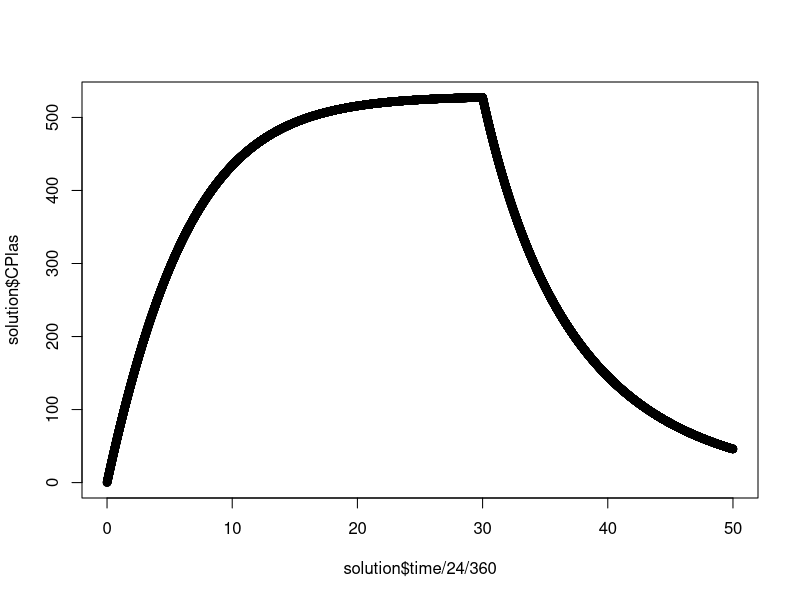
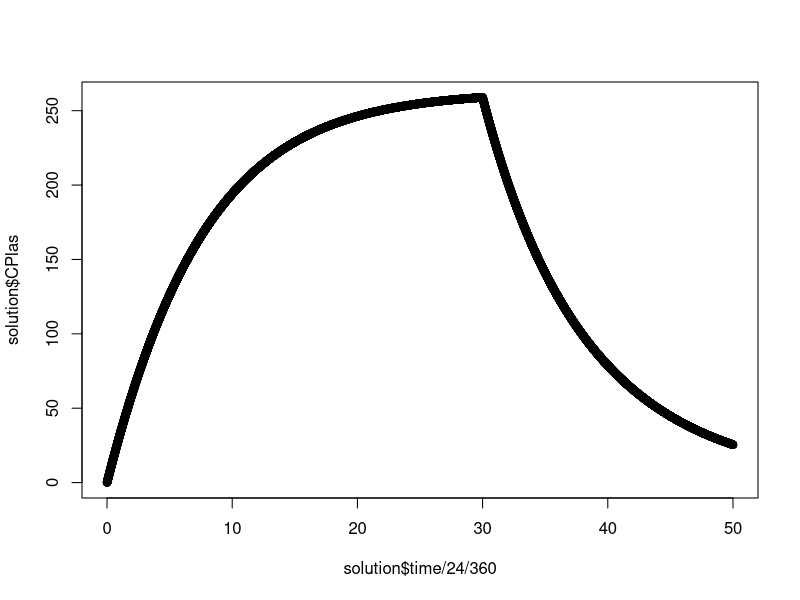
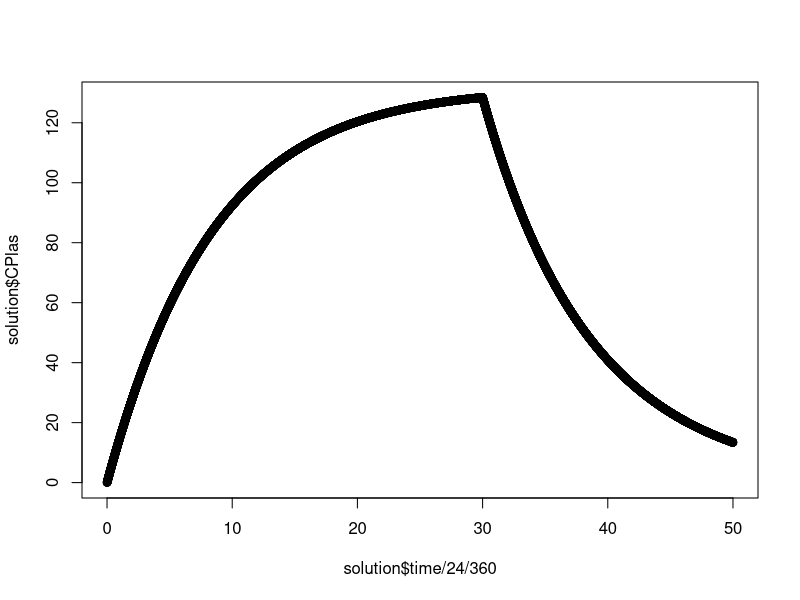
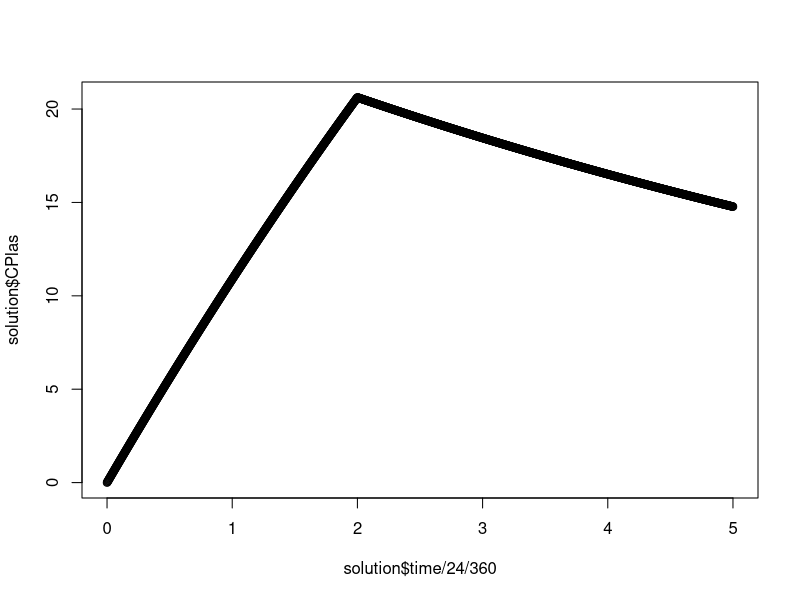
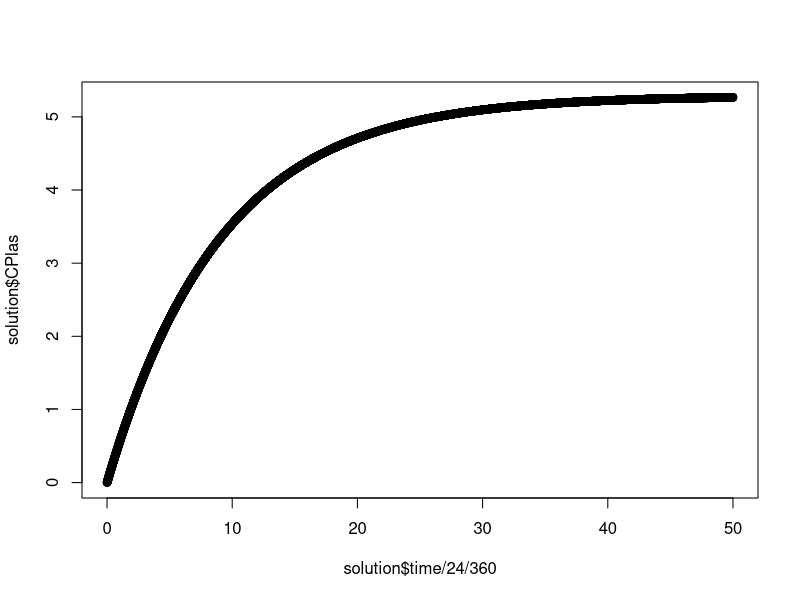
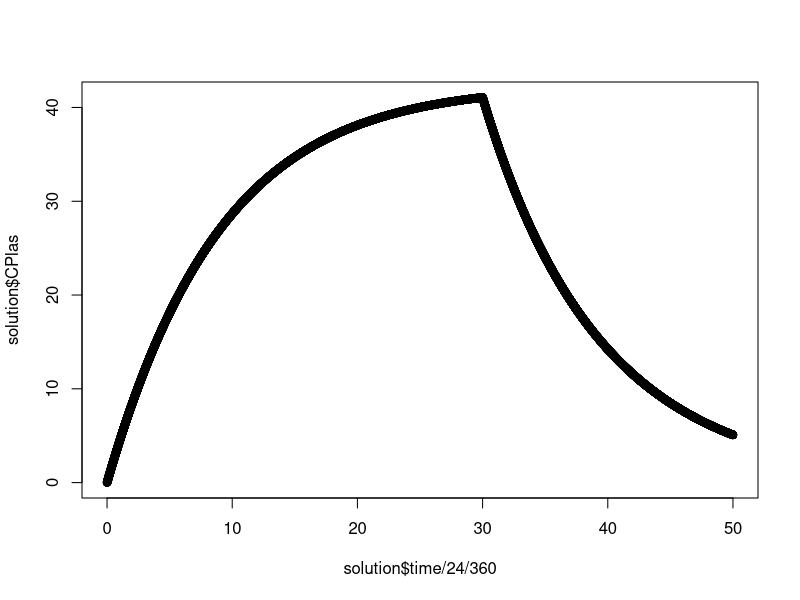
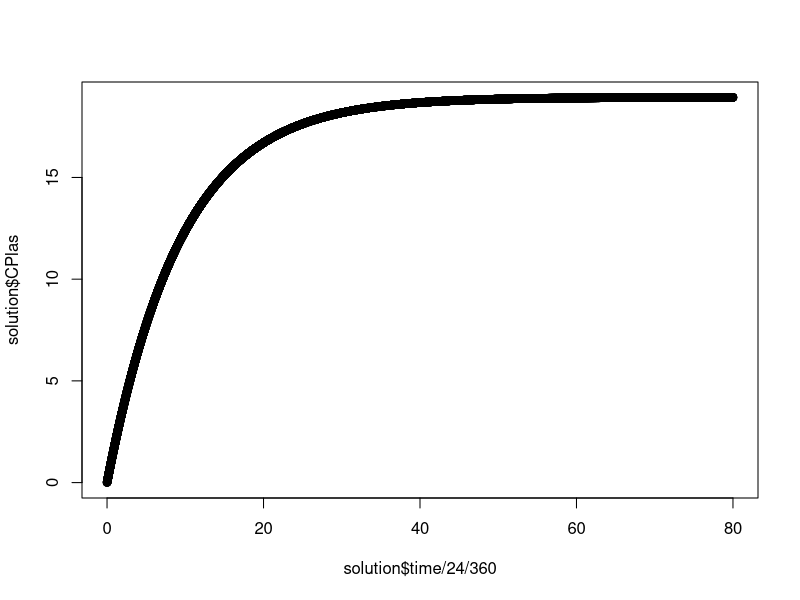

Recreate these plots in R, in order.
library(deSolve)
setwd('C:/Users/vassi/Documents/GitHub/PFAS_PBK_models/Loccisano et al.2011/Human_model')

create.params <- function(user_input){
  with(as.list(user_input),{
    # Physiological parameters (from Brown, et al 1997)
    #fractional blood flows
    QCC = 12.5 		# Cardiac blood output (L/h/kg^0.75)
    QFC = 0.052		# Fraction cardiac output going to fat
    QLC = 0.25 		# Fraction cardiac output going to liver
    QKC = 0.175		# Fraction cardiac output going to kidney
    #QfilC = 0.035		# Fraction cardiac output to the filtrate compartment (20% of kidney blood flow)
    QSkC = 0.058	# Fraction cardiac output going to skin
    QGC = 0.181		# Fraction cardiac output going to gut
    
    #fractional tissue volumes
    VLC = 0.026		# Fraction liver volume
    VFC = 0.214		# Fraction fat volume
    VKC = 0.004		# Fraction kidney volume
    VfilC = 0.0004	# Fraction filtrate compartment volume (10% of kidney volume)
    VGC = 0.0171		# Fraction gut volume
    VPlasC = 0.0428	# Fraction plasma volume (58% of blood)
    Htc = 0.44    # hematocrit
    
    # for dermal exposure
    # Dermal exposure
    Dermconc <- 0.0		# Dermal concentration (mg/mL)
    Dermvol <- 0.0		  # Dermal exposure volume (mL)
    Dermdose <- Dermconc*Dermvol*1000  # (ug)
    Skinarea = 5		#Exposed area on skin (cm^2)
    SkinTarea = 9.1*((BW*1000)**0.666)	  # Total area of skin (cm^2)
    Skinthickness = 0.1	                  # Skin thickness (cm)
    
    # Scaling parameters
    QC = QCC*BW**0.75	# Cardiac output (L/h)
    QCP = QC*(1-Htc)	# adjust for plasma flow
    QL = QLC*QCP			# Plasma flow to liver (L/h)
    QF = QFC*QCP			# Plasma flow to fat (L/h)
    QK = QKC*QCP	    # Plasma flow to kidney (L/h)
    Qfil = 0.2*QK		  # Plasma flow to filtrate compartment (L/h)# 20% of QK
    QG = QGC*QCP		  # Plasma flow to gut (L/h)
    QSk <- ifelse(Dermconc > 0, QSkC*QCP*(Skinarea/SkinTarea), 0.0) # plasma flow to skin
    #QSk <- QSkC*QCP*(Skinarea/SkinTarea) # plasma flow to skin
    QR = QCP - QL - QF - QK - Qfil - QG - QSk	# Plasma flow to rest of the body (L/h)
    
    Qbal = QCP - (QL+QF+QK+Qfil+QG+QSk+QR)       # balance check--better be 0
    
    VL = VLC*BW			# Liver volume (L)
    VF = VFC*BW			# Fat volume (L)
    VK = VKC*BW			# Kidney volume (L)
    Vfil = VfilC*BW			# Fitrate compartment volume (L)
    VG = VGC*BW			# Gut volume (L)
    VPlas = VPlasC*BW		# Plasma volume (L)
    VSk = (Skinarea*Skinthickness)/1000	                                    # Skin volume (L)
    VR = 0.84*BW - VL - VF - VK - Vfil - VG - VPlas - VSk	          # Rest of the body volume (L)
    Vbal = (0.84*BW)-(VL+VF+VK+Vfil+VG+VPlas+VSk+VR)               # Balance check--better be 0
    
    if(substance == 'PFOS'){
      # Chemical-specific parameters (PFOS)
      Tmc = 3.5			# Maximum resorption rate (mg/h/kg^(0.75))
      Kt = 0.023		# Resorption affinity (mg/L)
      Free = 0.025	# Free fraction of PFOS in plasma
      PL = 3.72			# Liver/blood partition coefficient
      PF = 0.14			# Fat/blood partition coefficient
      PK = 0.8			# Kidney/blood partition coefficient
      PSk = 0.29		# Skin/blood partition coefficient
      PR = 0.2			# Rest of the body/blood partition coefficient
      PG = 0.57     # Gut/blood partition coeff. 
      kurinec = 0.001		# urinary elimination rate constant  (/h/kg^-0.25)# estimated from Harada, et al 2005
    } else if(substance == 'PFOA'){
      # Chemical-specific parameters (PFOA)
      Tmc = 10			# Maximum resorption rate (mg/h/kg^(0.75))
      Kt = 0.055		# Resorption affinity (mg/L)
      Free = 0.02		# Free fraction of PFOA in plasma# same as monkey
      PL = 2.2			# Liver/plasma partition coefficient
      PF = 0.04			# Fat/plasma partition coefficient
      PK = 1.05			# Kidney/plasma partition coefficient
      PSk = 0.1			# Skin/plasma partition coefficient
      PR = 0.12			# Rest of the body/plasma partition coefficient
      PG = 0.05     # Gut/blood plasma coeff. 
      kurinec = 0.0003		# Elimination rate (1/h)# estimated from data of Harada, et al 2005
    }
    
    kurine = kurinec*BW**(-0.25)
    Tm = Tmc*BW**0.75   #transporter maximum
    
    # Free fraction of chemical in tissues
    FreeL = Free/PL  #liver
    FreeF = Free/PF  #fat
    FreeK = Free/PK  #kidney
    FreeSk = Free/PSk #skin
    FreeR = Free/PR  #rest of tissues
    FreeG = Free/PG  #gut
    
    return(list('QC'=QC, 'QCP'=QCP, 'QL'=QL, 'QF'=QF, 'QK'=QK, 
                'Qfil'=Qfil, 'QG'=QG, 'QSk'=QSk, 'QR'=QR,
                'VPlas'=VPlas, 'VL'=VL, 'VF'=VF, 'VK'=VK, 
                'Vfil'=Vfil, 'VG'=VG, 'VSk'=VSk, 'VR'=VR,
                'PL'=PL, 'PF'=PF, 'PK'=PK, 'PSk'=PSk,
                'PG'=PG, 'PR'=PR,
                'Tm'=Tm, 'Kt'=Kt, 'Free'=Free,
                'FreeL'=FreeL, 'FreeF'=FreeF, 'FreeK'=FreeK,
                'FreeSk'=FreeSk, 'FreeR'=FreeR, 'FreeG'=FreeG, 
                'kurine'=kurine,
                'C_water'=C_water, 
                'C_water_times'=C_water_times,
                'IV_intake_hourly'=IV_intake_hourly,
                'IV_times'=IV_times,
                'Drinking_rate'=Drinking_rate
                ))
  })
}

create.inits <- function(parameters){
  with(as.list(parameters),{
    APlas<-0; AG<-0; AL<-0; AK<-0; AF<-0; Afil<-0; AStore<-0; AUrine<-0; ASk<-0;
    AR<-0; C_water<-0; IV_intake<-0
    return(c('APlas'=APlas, 'AG'=AG, 'AL'=AL, 'AF'=AF, 'AK'=AK, 
                  'Afil'=Afil, 'AStore'=AStore, 'AUrine'=AUrine, 'ASk'=ASk, 
                  'AR'=AR, 'C_water'=C_water, 'IV_intake'=IV_intake))
  })
}

create.events <- function(parameters){
  with(as.list(parameters),{
    C_water_times <- C_water_times #hours
    C_water_values <- C_water #ug/L
    C_water_ltimes <- length(C_water_times)
    
    IV_intake_hourly <- IV_intake_hourly
    IV_times <- IV_times
    IV_ltimes <- length(IV_times)
    
    events <- data.frame(var = c(rep('C_water', C_water_ltimes), rep('IV_intake', IV_ltimes)), 
                         time = c(C_water_times,IV_times),
                         value = c(C_water_values,IV_intake_hourly),
                         method = rep('rep',C_water_ltimes+IV_ltimes))
    events <- events[order(events$time),] 
    return(list(data=events))
  })
}

ode.func <- function(time, inits, params){
  with(as.list(c(inits, params)),{
    # Concentrations
    CPlas <- APlas/VPlas # Concentration in plasma 
    CG <- AG/VG # Concentration in gut 
    CL <- AL/VL # Concentration in liver
    CF <- AF/VF # Concentration in fat
    CK <- AK/VK # Concentration in kidney
    Cfil <- Afil/Vfil # Concentration in filtrate
    CSk <- ASk/VSk # Concentration in skin
    CR <- AR/VR
    
    # Plasma Compartment
    dAPlas <- QF*CF*FreeF + (QL+QG)*CL*FreeL + QR*CR*FreeR + QSk*CSk*FreeSk + 
              QK*CK*FreeK - QCP*CPlas*Free + IV_intake
    dIV_intake <- 0
    
    # Gut compartment
    dAG <- QG*(CPlas*Free - CG*FreeG) + C_water*Drinking_rate
    
    # Liver compartment
    dAL <- QL*CPlas*Free + QG*CG*FreeG - (QL+QG)*CL*FreeL 
    
    # Fat compartment
    dAF <- QF*(CPlas*Free - CF*FreeF)
    
    # Kidney compartment
    dAK <- QK*(CPlas*Free - CK*FreeK) + (Tm*Cfil)/(Kt+Cfil)
    
    # Filtrate compartment
    dAfil = Qfil*(CPlas*Free - Cfil) - (Tm*Cfil)/(Kt+Cfil)
    
    # Storage compartment
    dAStore <- Qfil*Cfil - kurine*AStore
    
    # Urine
    dAUrine <- kurine*AStore
    
    # Skin compartment
    dASk <- QSk*(CPlas*Free-CSk*FreeSk) #+ input4*DoseOn
    
    # Rest of the body
    dAR <- QR*(CPlas*Free - CR*FreeR)
    
    # Water concentration
    dC_water <- 0
    
    return(list(c('dAPlas'=dAPlas, 'dAG'=dAG, 'dAL'=dAL, 'dAF'=dAF,
                  'dAK'=dAK, 'dAfil'=dAfil, 'dAStore'=dAStore,
                  'dAUrine'=dAUrine, 'dASk'=dASk, 'dAR'=dAR, 'dC_water'=dC_water,
                  'dIV_intake'=dIV_intake),
                'CPlas'=CPlas, 'CG'=CG, 'CL'=CL, 'CF'=CF,
                'CK'=CK, 'Cfil'=Cfil, 'CSk'=CSk, 'CR'=CR))
  })
}

################################################################################

reproduce_results <- function(user_input){
  params <- create.params(user_input)
  inits <- create.inits(params)
  events <- create.events(params)
  
  solution <- data.frame(ode(times = sample_time,  func = ode.func, y = inits, parms = params,
                             events = events,
                             method="lsodes",rtol = 1e-05, atol = 1e-05))
  
  plasma_plot <- plot(solution$time/24/360, solution$CPlas)
  plasma_plot <- recordPlot(plasma_plot)
  
  return(list(plasma_plot, max(solution[,'CPlas'])))
}

# reproduce results in figure 8 and figure 9
BW = 70 # kg
substance <- 'PFOA'
C_water <- c(3.55,0) # ug/L
C_water_times <- c(0, 30*24*360)
IV_intake_hourly <- c(0) # ug/h
IV_times <- c(0)
Drinking_rate <- BW*11/1000/24 # L/h
sample_time <- seq(0,50*360*24,24)

Drinking_rate <- BW*11/1000/24 # L/h
user_input <- list('BW'=BW, 'substance'=substance,
                   'C_water'=C_water,
                   'C_water_times'=C_water_times,
                   'IV_intake_hourly'=IV_intake_hourly,
                   'IV_times'=IV_times,
                   'Drinking_rate'=Drinking_rate,
                   'sample_time'=sample_time)

fig9 = reproduce_results(user_input)


# reproduce figure 10
BW = 70 # kg
substance <- 'PFOA'
C_water <- c(1.5,0) # ug/L
C_water_times <- c(0, 30*24*360)
IV_intake_hourly <- c(0) # ug/h
IV_times <- c(0)
Drinking_rate <- BW*11/1000/24 # L/h
sample_time <- seq(0,50*360*24,24)

user_input <- list('BW'=BW, 'substance'=substance,
                   'C_water'=C_water,
                   'C_water_times'=C_water_times,
                   'IV_intake_hourly'=IV_intake_hourly,
                   'IV_times'=IV_times,
                   'Drinking_rate'=Drinking_rate,
                   'sample_time'=sample_time)

fig10 = reproduce_results(user_input)

# reproduce figure 11
BW = 70 # kg
substance <- 'PFOA'
C_water <- c(0.7,0) # ug/L
C_water_times <- c(0, 30*24*360)
IV_intake_hourly <- c(0) # ug/h
IV_times <- c(0)
Drinking_rate <- BW*11/1000/24 # L/h
sample_time <- seq(0,50*360*24,24)

user_input <- list('BW'=BW, 'substance'=substance,
                   'C_water'=C_water,
                   'C_water_times'=C_water_times,
                   'IV_intake_hourly'=IV_intake_hourly,
                   'IV_times'=IV_times,
                   'Drinking_rate'=Drinking_rate,
                   'sample_time'=sample_time)

fig11 = reproduce_results(user_input)

# reproduce figure 12
BW = 70 # kg
substance <- 'PFOA'
C_water <- c(0.519,0) # ug/L
C_water_times <- c(0, 2*24*360)
IV_intake_hourly <- c(0) # ug/h
IV_times <- c(0)
Drinking_rate <- BW*11/1000/24 # L/h
sample_time <- seq(0,5*360*24,24)

user_input <- list('BW'=BW, 'substance'=substance,
                   'C_water'=C_water,
                   'C_water_times'=C_water_times,
                   'IV_intake_hourly'=IV_intake_hourly,
                   'IV_times'=IV_times,
                   'Drinking_rate'=Drinking_rate,
                   'sample_time'=sample_time)

fig12 = reproduce_results(user_input)


# reproduce figure 13
BW = 70 # kg
substance <- 'PFOA'
C_water <- c(0) # ug/L
C_water_times <- c(0)
IV_intake_hourly <- c((2.9e-04)*BW/24) # ug/h
IV_times <- c(0)
Drinking_rate <- BW*11/1000/24 # L/h
sample_time <- seq(0,50*360*24,24)

user_input <- list('BW'=BW, 'substance'=substance,
                   'C_water'=C_water,
                   'C_water_times'=C_water_times,
                   'IV_intake_hourly'=IV_intake_hourly,
                   'IV_times'=IV_times,
                   'Drinking_rate'=Drinking_rate,
                   'sample_time'=sample_time)

fig13 = reproduce_results(user_input)

# reproduce figure 14a

BW = 70 # kg
substance <- 'PFOS'
C_water <- c(0.34,0) # ug/L
C_water_times <- c(0, 30*24*360)
IV_intake_hourly <- c(0) # ug/h
IV_times <- c(0)
Drinking_rate <- BW*11/1000/24 # L/h
sample_time <- seq(0,50*360*24,24)

user_input <- list('BW'=BW, 'substance'=substance,
                   'C_water'=C_water,
                   'C_water_times'=C_water_times,
                   'IV_intake_hourly'=IV_intake_hourly,
                   'IV_times'=IV_times,
                   'Drinking_rate'=Drinking_rate,
                   'sample_time'=sample_time)

fig14a = reproduce_results(user_input)

# reproduce figure 14b
BW = 70 # kg
substance <- 'PFOS'
C_water <- c(0) # ug/L
C_water_times <- c(0)
IV_intake_hourly <- c((1.6e-03)*BW/24) # ug/h
IV_times <- c(0)
Drinking_rate <- BW*11/1000/24 # L/h
sample_time <- seq(0,80*360*24,24)

user_input <- list('BW'=BW, 'substance'=substance,
                   'C_water'=C_water,
                   'C_water_times'=C_water_times,
                   'IV_intake_hourly'=IV_intake_hourly,
                   'IV_times'=IV_times,
                   'Drinking_rate'=Drinking_rate,
                   'sample_time'=sample_time)

fig14b = reproduce_results(user_input)
